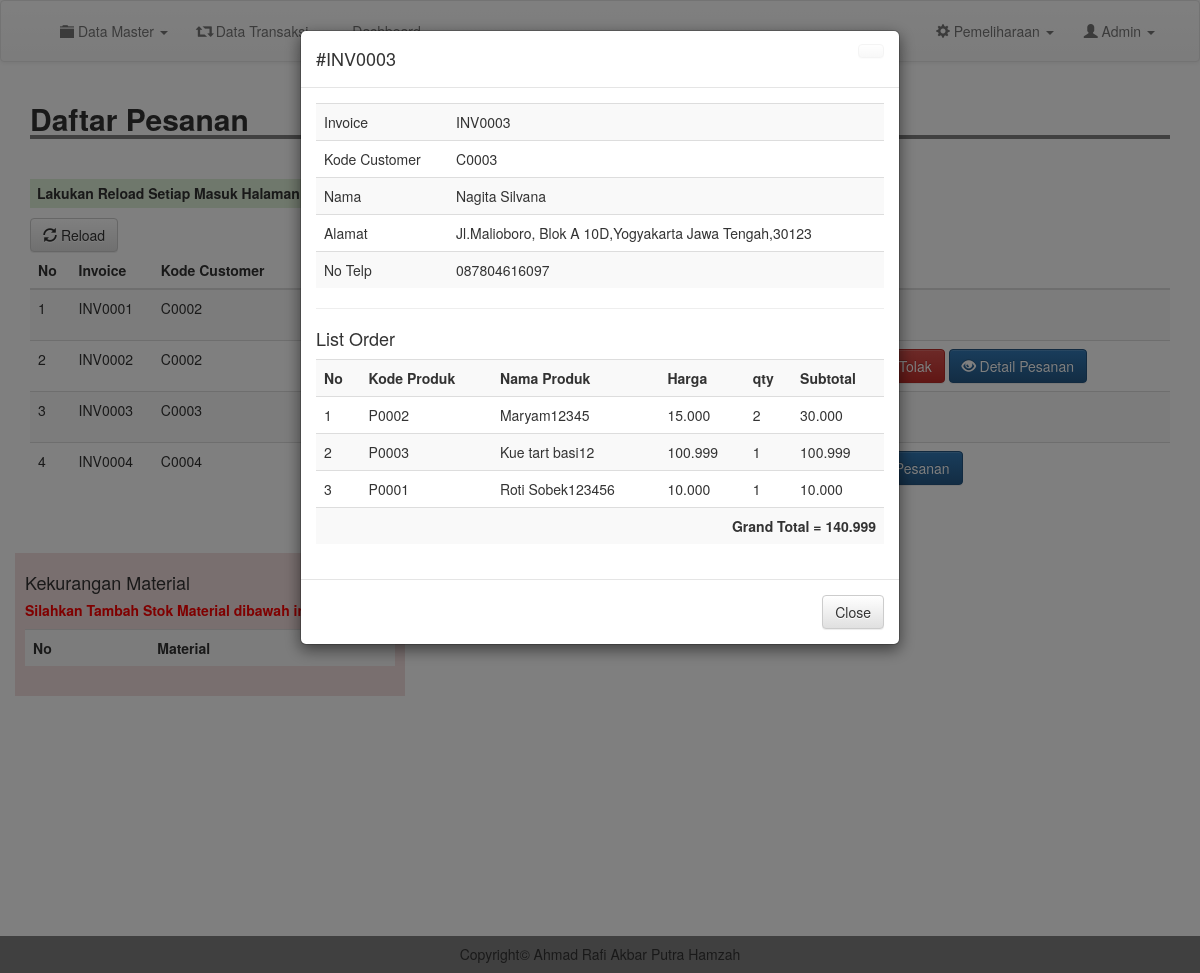
The app's page /admin/detailorder.php?inv=INV0003 (signed in) with its own data.
### tables this page shows
CREATE TABLE `produksi` (
  `id_order` int(11) NOT NULL,
  `invoice` varchar(200) NOT NULL,
  `kode_customer` varchar(200) NOT NULL,
  `kode_produk` varchar(200) NOT NULL,
  `nama_produk` varchar(200) NOT NULL,
  `qty` int(11) NOT NULL,
  `harga` int(11) NOT NULL,
  `status` varchar(200) NOT NULL,
  `tanggal` date NOT NULL,
  `provinsi` varchar(200) NOT NULL,
  `kota` varchar(200) NOT NULL,
  `alamat` varchar(200) NOT NULL,
  `kode_pos` varchar(200) NOT NULL,
  `terima` varchar(200) NOT NULL,
  `tolak` varchar(200) NOT NULL,
  `cek` int(11) NOT NULL
);

CREATE TABLE `customer` (
  `kode_customer` varchar(100) NOT NULL,
  `nama` varchar(100) NOT NULL,
  `email` varchar(100) NOT NULL,
  `username` varchar(100) NOT NULL,
  `password` varchar(100) NOT NULL,
  `telp` varchar(200) NOT NULL
);

### admin/detailorder.php (the view, shortened to what this page needs)
<?php
include 'header.php';
$invoices = $_GET['inv'];
$d_order = mysqli_query($conn, "SELECT * FROM produksi WHERE invoice = '$invoices'");
$t_order = mysqli_fetch_assoc($d_order);
$sortage = mysqli_query($conn, "SELECT * FROM produksi where cek = '1'");
$cek_sor = mysqli_num_rows($sortage);
$cs = mysqli_query($conn, "SELECT * FROM customer WHERE kode_customer = '".$t_order['kode_customer']."'");
$t_cs = mysqli_fetch_assoc($cs);
?>
<div class="container">
	<h2 style=" width: 100%; border-bottom: 4px solid gray"><b>Daftar Pesanan</b></h2>
	<br>
	<h5 class="bg-success" style="padding: 7px; width: 710px; font-weight: bold;"><marquee>Lakukan Reload Setiap Masuk Halaman ini, untuk menghindari terjadinya kesalahan data dan informasi</marquee></h5>
	<a href="produksi.php" class="btn btn-default"><i class="glyphicon glyphicon-refresh"></i> Reload</a>
	<table class="table table-striped">
		<thead>
			<tr>
				<th scope="col">No</th>
				<th scope="col">Invoice</th>
				<th scope="col">Kode Customer</th>
				<th scope="col">Status</th>
				<th scope="col">Tanggal</th>
				<th scope="col">Action</th>
			</tr>
		</thead>
		<tbody>
			<?php
			$result = mysqli_query($conn, "SELECT DISTINCT invoice, kode_customer, status, kode_produk, qty,terima,tolak, cek FROM produksi group by invoice");
			$no = 1;
			while($row = mysqli_fetch_assoc($result)){
				?>
				<tr>
					<td><?= $no; ?></td>
					<td><?= $row['invoice']; ?></td>
					<td><?= $row['kode_customer']; ?></td>
					<?php if($row['terima'] == 1){ ?>
						<td style="color: green;font-weight: bold;">Pesanan Diterima (Siap Kirim)
							<?php
						}else if($row['tolak'] == 1){
							?>
							<td style="color: red;font-weight: bold;">Pesanan Ditolak
								<?php
							}
							if($row['terima'] == 0 && $row['tolak'] == 0){
								?>
								<td style="color: orange;font-weight: bold;"><?= $row['status']; ?>
								<?php
							}
									?>
						</td>
						<td>2020/26-01</td>
						<td>
							<?php if( $row['tolak']==0 && $row['cek']==1 && $row['terima']==0){ ?>
								<a href="inventory.php?cek=0" id="rq" class="btn btn-warning"><i class="glyphicon glyphicon-warning-sign"></i> Request Material Shortage</a>
								<a href="proses/tolak.php?inv=<?= $row['invoice']; ?>" class="btn btn-danger" onclick="return confirm('Yakin Ingin Menolak ?')"><i class="glyphicon glyphicon-remove-sign"></i> Tolak</a>
							<?php }else if($row['terima'] == 0 && $row['cek']==0){ ?>
								<a href="proses/terima.php?inv=<?= $row['invoice']; ?>&kdp=<?= $row['kode_produk']; ?>" class="btn btn-success"><i class="glyphicon glyphicon-ok-sign"></i> Terima</a>
								<a href="proses/tolak.php?inv=<?= $row['invoice']; ?>" class="btn btn-danger" onclick="return confirm('Yakin Ingin Menolak ?')"><i class="glyphicon glyphicon-remove-sign"></i> Tolak</a>
							<?php } ?>
							<a href="detailorder.php?inv=<?= $row['invoice']; ?>" type="submit" class="btn btn-primary"><i class="glyphicon glyphicon-eye-open"></i> Detail Pesanan</a>
						</td>
					</tr>
					<?php
					$no++;
				}
				?>
			</tbody>
		</table>
	<button type="hidden" data-toggle="modal" data-target="#myModal" id="btn" style="background-color: #fff; border: #fff;">
	</button>
	<div class="modal fade" id="myModal" tabindex="-1" role="dialog" aria-labelledby="myModalLabel">
		<div class="modal-dialog" role="document">
			<div class="modal-content">
				<div class="modal-header">
					<a href="m_produk.php" class="btn btn-default close"></a>
					<h4 class="modal-title" id="myModalLabel">#<?= $t_order['invoice']; ?></h4>
				</div>
				<div class="modal-body">
					<table class="table table-striped">
						<tr>
							<td>Invoice</td>
							<td><?= $t_order['invoice']; ?></td>
						</tr>
						<tr>
							<td>Kode Customer</td>
							<td><?= $t_order['kode_customer']; ?></td>
						</tr>
						<tr>
							<td>Nama</td>
							<td><?= $t_cs['nama']; ?></td>
						</tr>
						<tr>
							<td>Alamat</td>
							<td><?php echo  $t_order['alamat'].",".$t_order['kota']." ".$t_order['provinsi'].",".$t_order['kode_pos']; ?></td>
						</tr>
						<tr>
							<td>No Telp</td>
							<td><?= $t_cs['telp']; ?></td>
						</tr>
					</table>
					<hr>
					<h4>List Order</h4>
					<table class="table table-striped">
						<tr>
							<th>No</th>
							<th>Kode Produk</th>
							<th>Nama Produk</th>
							<th>Harga</th>
							<th>qty</th>
							<th>Subtotal</th>
						</tr>
					<?php
						$order = mysqli_query($conn, "SELECT * FROM produksi WHERE invoice = '$invoices'");
						$no = 1;
						$grand = 0;
						while ($list = mysqli_fetch_assoc($order)) {
					 ?>
						<tr>
							<td><?= $no;  ?></td>
							<td><?= $list['kode_produk']; ?></td>
							<td><?= $list['nama_produk']; ?></td>
							<td><?= number_format($list['harga'], 0, ".", ".");  ?></td>
							<td><?= $list['qty'];  ?></td>
							<td><?= number_format($list['harga']*$list['qty'], 0, ".", ".");  ?></td>
						</tr>
					<?php
						$sub = $list['harga'] * $list['qty'];
						$grand += $sub;
						$no++;
						}
					 ?>
						<tr>
							<td colspan="6" class="text-right"><b>Grand Total = <?= number_format($grand, 0, ".", ".");  ?></b></td>
						</tr>
					</table>
				</div>
				<div class="modal-footer">
					<a href="produksi.php" class="btn btn-default">Close</a>
				</div>
			</div>
		</div>
	</div>
		<?php
if($cek_sor > 0){
 ?>
	<br>
	<br>
	<div class="row">
		<div class="col-md-4 bg-danger" style="padding:10px;">
			<h4>Kekurangan Material </h4>
			<h5 style="color: red;font-weight: bold;">Silahkan Tambah Stok Material dibawah ini : </h5>
			<table class="table table-striped">
				<tr>
					<th>No</th>
					<th>Material</th>
				</tr>
			</table>
		</div>
	</div>
<?php
}
 ?>
	</div>
	<br>
	<br>
	<br>
	<br>
	<br>
	<br>
	<br>
	<br>
	<br>
	<br>
	<br>
	<br>
	<?php
	include 'footer.php';
	?>

### css/style.css (style rules this page uses)
body { margin:0; padding: 0; }

### records on screen
produksi: invoice "INV0003", kode_customer "C0003", alamat "Jl.Malioboro, Blok A 10D", kota "Yogyakarta", provinsi "Jawa Tengah", kode_pos "30123", kode_produk "P0002", nama_produk "Maryam12345", harga "15.000", qty "2", $list['harga']*$list['qty'] "30.000"
customer: nama "Nagita Silvana", telp "087804616097"
produksi: kode_produk "P0003", nama_produk "Kue tart basi12", harga "100.999", qty "1", $list['harga']*$list['qty'] "100.999"
produksi: kode_produk "P0001", nama_produk "Roti Sobek123456", harga "10.000", qty "1", $list['harga']*$list['qty'] "10.000"

### other values on screen
$row['invoice'] "INV0001"
$row['kode_customer'] "C0002"
$row['invoice'] "INV0002"
$row['invoice'] "INV0003"
$row['kode_customer'] "C0003"
$row['invoice'] "INV0004"
$row['kode_customer'] "C0004"
$grand "140.999"
